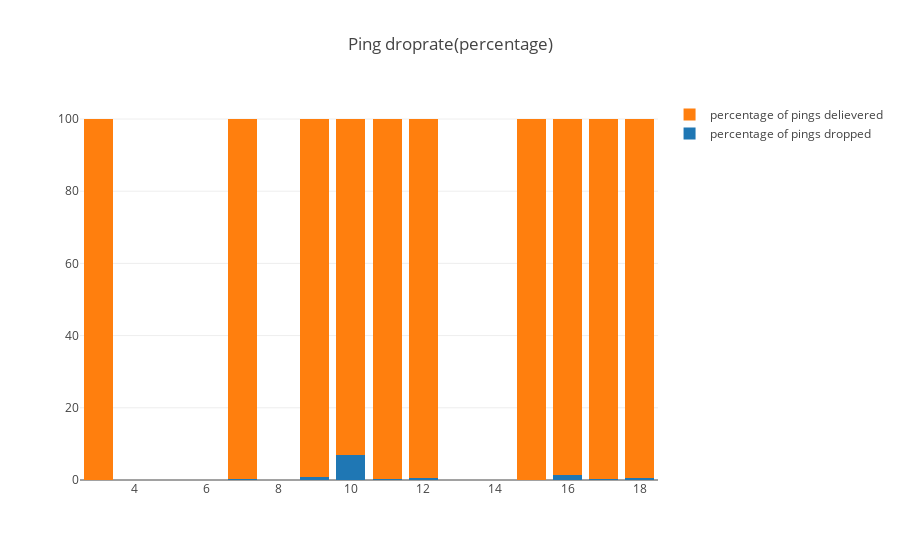

Notebook source saved alongside this figure:
### Markdown cell above
Device 16 has the highest mean - highst percentage of packets dropped - more than 50 percent.

### Code cell
ping_counts_dec1=list(filter(lambda a: a != 0, ping_counts_dec))
pingdroprate_counts_dec1=list(filter(lambda a: a != 0, pingdroprate_counts_dec))
trace1 = go.Bar(
            x=device_numbers_dec,
            y=[(a / b)*100 for a, b in zip(pingdroprate_counts_dec1, ping_counts_dec1)],
            name='percentage of pings dropped',
    )
trace2 = go.Bar(
            x=device_numbers_dec,
            y=[((b-a) / b)*100 for a, b in zip(pingdroprate_counts_dec1, ping_counts_dec1)],
            name='percentage of pings delievered',
    
    )

data1 = [trace1, trace2]

trace3 = go.Bar(
            x=device_numbers_dec,
            y=pingdroprate_counts_dec1,
            name='number of pings dropped',
    )
trace4 = go.Bar(
            x=device_numbers_dec,
            y=[(b-a)  for a, b in zip(pingdroprate_counts_dec1, ping_counts_dec1)],
            name='number of pings delievered',    
    )

data2 = [trace3, trace4]

layout1 = go.Layout(
        barmode='stack',
        title="Ping droprate(percentage)"
    )
layout2 = go.Layout(
        barmode='stack',
        title="Ping droprate(actual number)"
    )
fig1 = go.Figure(data=data1, layout=layout1)
fig2 = go.Figure(data=data2, layout=layout2)
iplot(fig1)
iplot(fig2)

### Figure 1 — Plotly figure (JSON) as saved in the notebook; plotly's stock layout.template omitted (floating-point values rounded to 4 significant figures)
{"data": [{"name": "percentage of pings dropped", "type": "bar", "x": [3, 7, 9, 10, 11, 12, 15, 16, 17, 18], "y": [0.003018, 0.3927, 0.7797, 7.057, 0.1936, 0.4551, 0.007976, 1.519, 0.4147, 0.4649]}, {"name": "percentage of pings delievered", "type": "bar", "x": [3, 7, 9, 10, 11, 12, 15, 16, 17, 18], "y": [100.0, 99.61, 99.22, 92.94, 99.81, 99.54, 99.99, 98.48, 99.59, 99.54]}], "layout": {"barmode": "stack", "title": "Ping droprate(percentage)"}}
